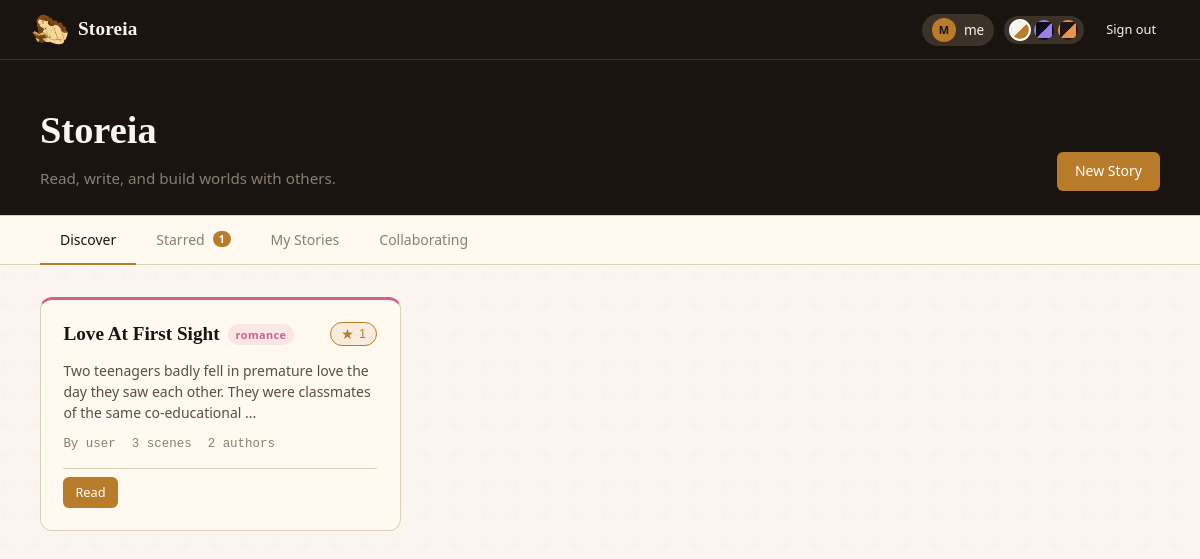
Page /dashboard (signed in) on the committed database.
### app.py (models this page shows, shortened)
class User(UserMixin, db.Model):
    id = db.Column(db.Integer, primary_key=True)
    username = db.Column(db.String(80), unique=True, nullable=False)
    email = db.Column(db.String(120), unique=True, nullable=False)
    password_hash = db.Column(db.String(200), nullable=False)
    created_at = db.Column(db.DateTime, default=datetime.utcnow)
    stories = db.relationship('Story', backref='owner', lazy=True, foreign_keys='Story.owner_id')

class Story(db.Model):
    id = db.Column(db.Integer, primary_key=True)
    title = db.Column(db.String(200), nullable=False)
    description = db.Column(db.Text, default='')
    owner_id = db.Column(db.Integer, db.ForeignKey('user.id'), nullable=False)
    created_at = db.Column(db.DateTime, default=datetime.utcnow)
    updated_at = db.Column(db.DateTime, default=datetime.utcnow, onupdate=datetime.utcnow)
    is_published = db.Column(db.Boolean, default=False)
    mood = db.Column(db.String(30), default='')
    nodes = db.relationship('StoryNode', backref='story', lazy=True, cascade='all, delete-orphan')
    collaborators = db.relationship('User', secondary=collaborators, backref='collaborating_on')
    messages = db.relationship('ChatMessage', backref='story', lazy=True, cascade='all, delete-orphan')
    starred_by = db.relationship('User', secondary=stars, backref='starred_stories')
    contribute_requests = db.relationship('ContributeRequest', backref='story', lazy=True, cascade='all, delete-orphan')
    def is_collaborator(self, user):
        return user.id == self.owner_id or user in self.collaborators
    def star_count(self):
        return len(self.starred_by)
    def is_starred_by(self, user):
        return user in self.starred_by

### app.py (the view)
@app.route('/dashboard')
@login_required
def dashboard():
    owned = Story.query.filter_by(owner_id=current_user.id).order_by(Story.updated_at.desc()).all()
    collab = current_user.collaborating_on
    starred = current_user.starred_stories
    published = Story.query.filter(
        Story.is_published == True,
        Story.owner_id != current_user.id
    ).order_by(Story.updated_at.desc()).all()
    pending_requests = ContributeRequest.query.join(Story).filter(
        Story.owner_id == current_user.id,
        ContributeRequest.status == 'pending'
    ).all()
    return render_template('dashboard.html',
        owned_stories=owned, collab_stories=collab,
        starred_stories=starred, published_stories=published,
        pending_requests=pending_requests
    )

### app.py (called while the page is built)
@login_manager.user_loader
def load_user(user_id):
    return User.query.get(int(user_id))

### templates/dashboard.html (shortened to what this page needs)
{% extends "base.html" %}
{% block content %}
<div class="dashboard-header">
    <div>
        <h1 class="page-title">Storeia</h1>
        <p class="page-sub">Read, write, and build worlds with others.</p>
    </div>
    <a href="{{ url_for('create_story') }}" class="btn btn-primary">New Story</a>
</div>
<div class="tab-nav">
    <button class="tab-btn active" onclick="switchTab('discover')">Discover</button>
    <button class="tab-btn" onclick="switchTab('starred')">
        Starred
        {% if starred_stories %}<span class="tab-count">{{ starred_stories|length }}</span>{% endif %}
    </button>
    <button class="tab-btn" onclick="switchTab('mine')">My Stories</button>
    <button class="tab-btn" onclick="switchTab('collab')">Collaborating</button>
</div>
<div class="tab-panel active" id="tab-discover">
    {% if published_stories %}
    <div class="story-grid">
        {% for story in published_stories %}
        <div class="story-card" id="pub-card-{{ story.id }}" data-mood="{{ story.mood }}">
            <div class="story-card-top">
                <div style="display:flex;align-items:center;gap:8px;flex:1;min-width:0;">
                    <h3 class="story-card-title">{{ story.title }}</h3>
                    {% if story.mood %}<span class="mood-badge mood-badge-{{ story.mood }}">{{ story.mood }}</span>{% endif %}
                </div>
                <button class="star-btn {% if story.is_starred_by(current_user) %}starred{% endif %}"
                        onclick="toggleStar({{ story.id }}, this)"
                        title="{{ 'Unstar' if story.is_starred_by(current_user) else 'Star this story' }}">
                    <span class="star-icon">&#9733;</span>
                    <span class="star-count">{{ story.star_count() }}</span>
                </button>
            </div>
            {% if story.description %}
            <p class="story-card-desc">{{ story.description[:120] }}{% if story.description|length > 120 %}...{% endif %}</p>
            {% endif %}
            <div class="story-card-meta">
                <span>By {{ story.owner.username }}</span>
                <span>{{ story.nodes|length }} scene{{ 's' if story.nodes|length != 1 }}</span>
                <span>{{ story.collaborators|length + 1 }} author{{ 's' if story.collaborators|length > 0 }}</span>
            </div>
            <div class="story-card-actions">
                <a href="{{ url_for('play_story', story_id=story.id) }}" class="btn btn-sm btn-primary">Read</a>
            </div>
        </div>
        {% endfor %}
    </div>
    {% else %}
    <div class="empty-state">
        <div class="empty-icon">&#9728;</div>
        <h3>Nothing published yet.</h3>
        <p>Be the first — publish one of your stories so others can read and contribute.</p>
    </div>
    {% endif %}
</div>
{% endblock %}

### templates/base.html (shortened to what this page needs)
<!DOCTYPE html>
<html lang="en">
<head>
    <link rel="stylesheet" href="{{ url_for('static', filename='css/style.css') }}" />
</head>
<body>
    <nav class="navbar">
        <a href="{{ url_for('dashboard') }}" class="navbar-brand">
            <img src="{{ url_for('static', filename='logo.png')}}" alt="logo" height="36px"
                style="height: 36px:auto;vertical-align: middle;" />
            <span class="brand-text">Storeia</span>
        </a>
        {% if current_user.is_authenticated %}
        <div class="navbar-actions">
            <div class="user-chip">
                <span class="user-avatar">{{ current_user.username[0].upper() }}</span>
                <span class="user-name">{{ current_user.username }}</span>
            </div>
            <div class="theme-switcher" title="Switch theme">
                <button class="theme-swatch" data-theme="parchment" title="Parchment"
                    onclick="setTheme('parchment')"></button>
                <button class="theme-swatch" data-theme="midnight" title="Midnight"
                    onclick="setTheme('midnight')"></button>
                <button class="theme-swatch" data-theme="dusk" title="Dusk" onclick="setTheme('dusk')"></button>
            </div>
            <a href="{{ url_for('logout') }}" class="btn btn-ghost btn-sm" style="color: var(--page);">Sign out</a>
        </div>
        {% endif %}
    </nav>
    <main class="main-content">
        {% block content %}{% endblock %}
    </main>
</body>
</html>

### rows in the picture
User: username "M", username "me"
Story: title "Love At First Sight", mood "romance", star_count "1", description "Two teenagers badly fell in premature love the day they saw each other. They were classmates of the same co-educational", owner.username "user", nodes|length "3", nodes "s", collaborators|length "2", collaborators "s"

### other values in the picture
{{ starred_stories|length }} "1"
